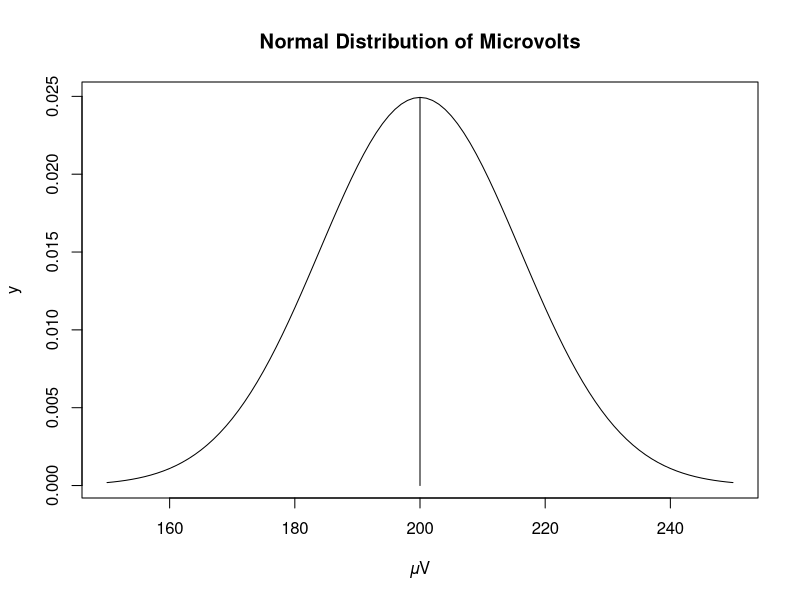
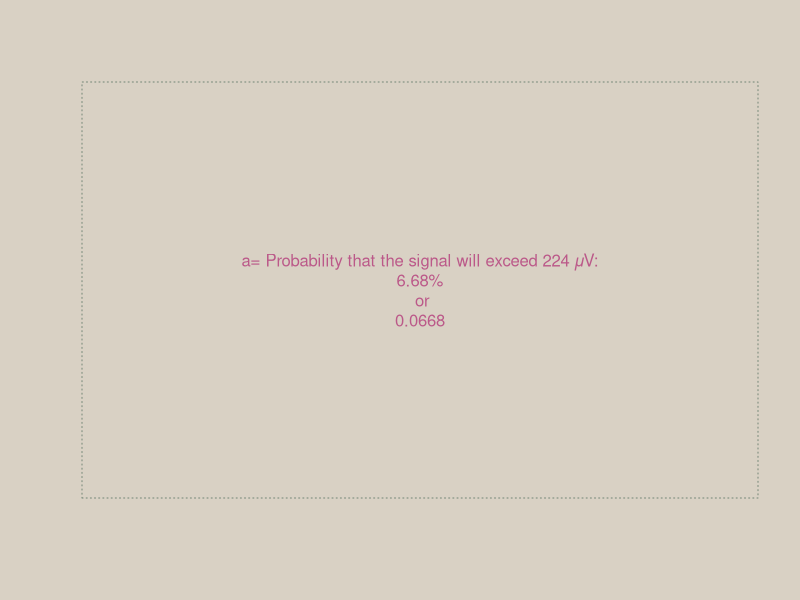
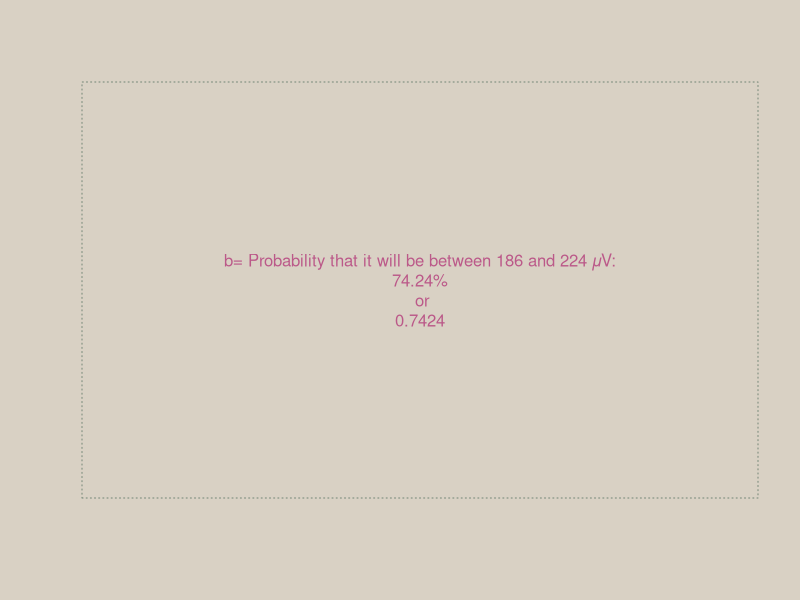
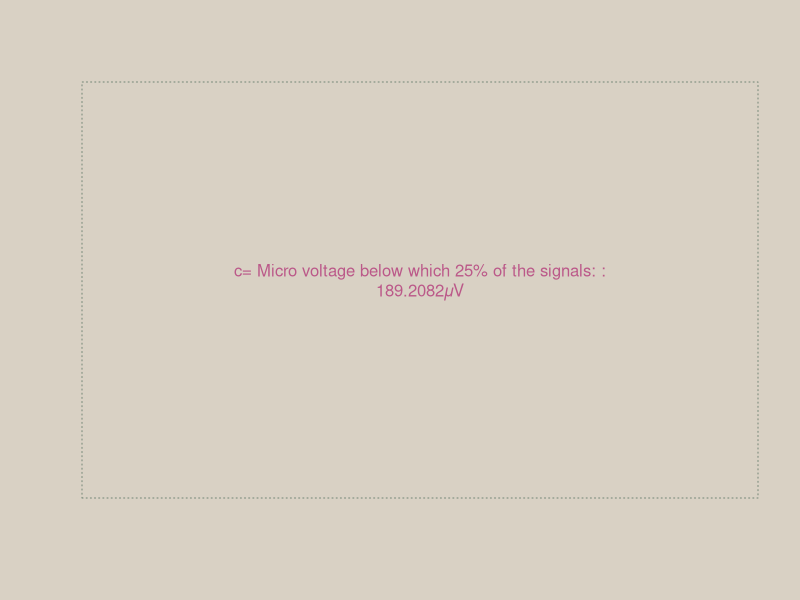
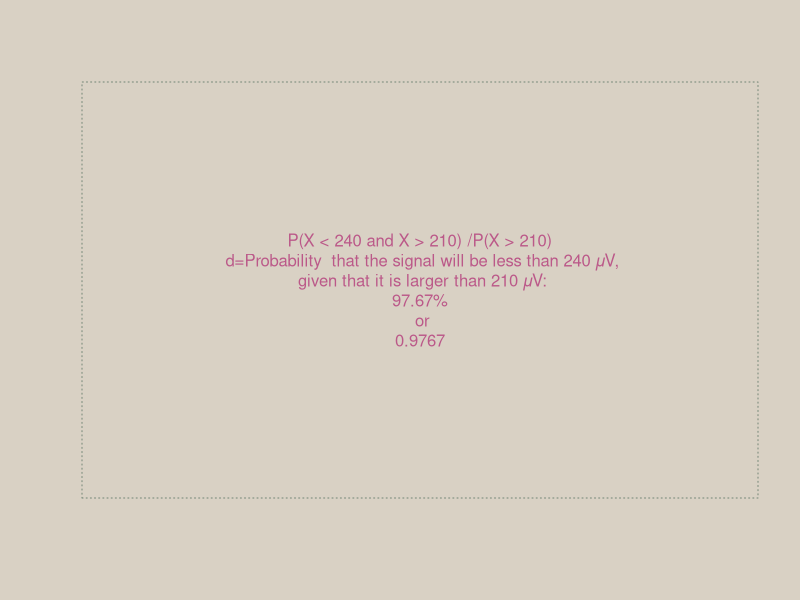
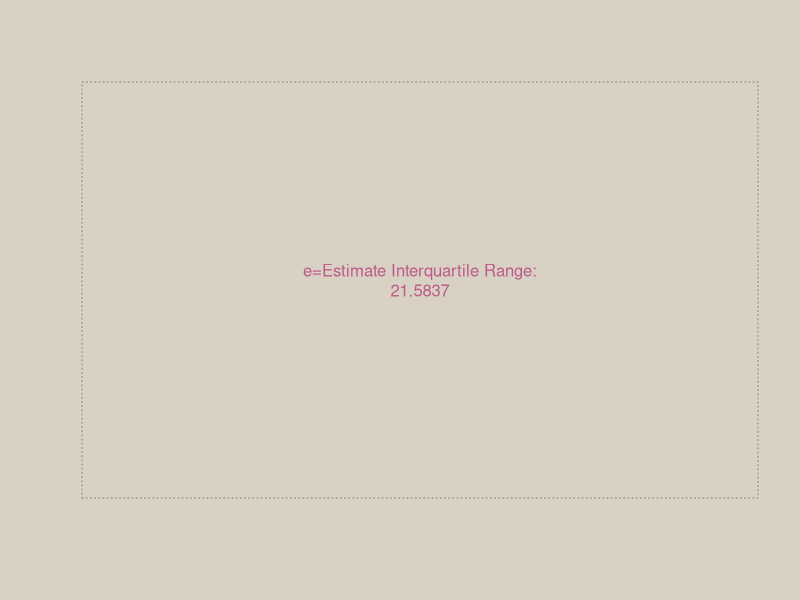
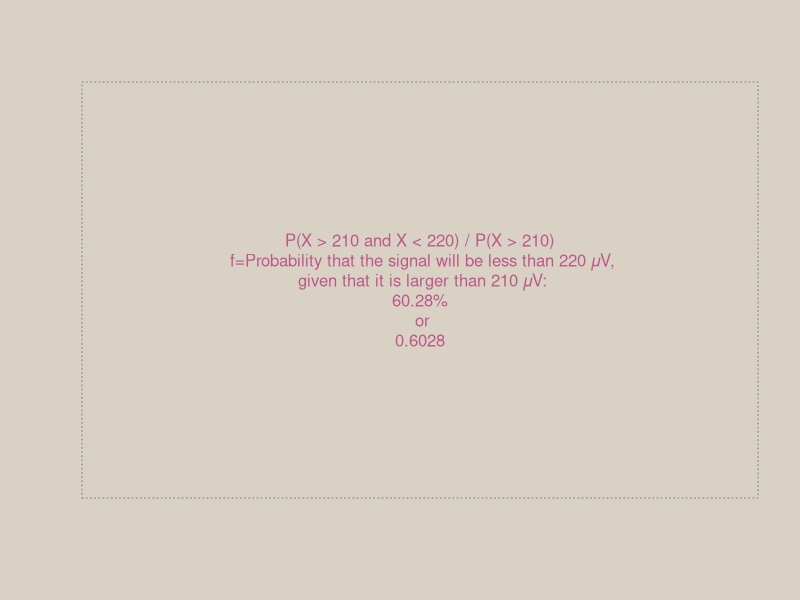
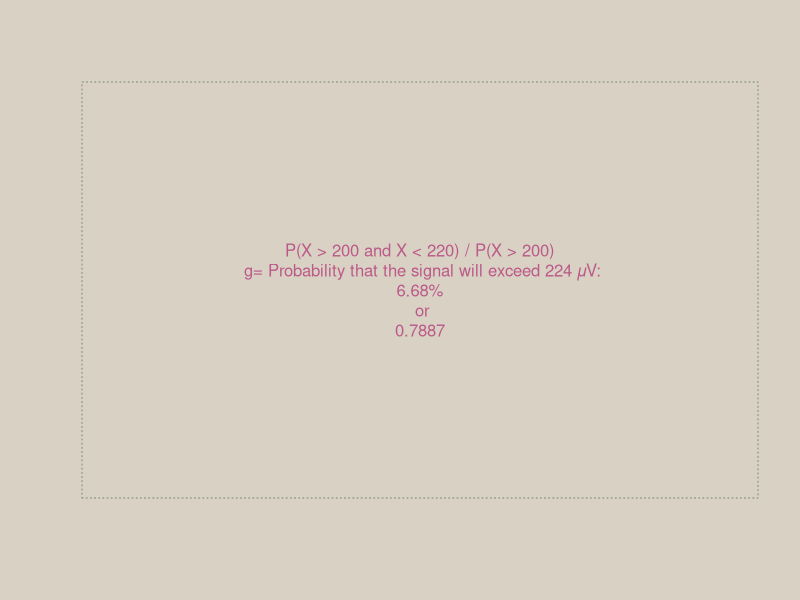

Here is the R script that generated these plots, in order:
## ---- chunk 1


sd_prob1= sqrt(256)
mean_prob1=200

curve(dnorm(x, mean_prob1,sd_prob1 ), 150, 250, xlab = "𝜇V", ylab = "y", main = "Normal Distribution of Microvolts")
x <- qnorm(0.5, mean_prob1, sd_prob1)
lines(c(x, x), c(0, dnorm(x, mean_prob1, sd_prob1)))
## ---- chunk 2
no1A<- 1 - pnorm(224, mean_prob1, sd_prob1)
cat("Probability that the signal will exceed 224 𝜇V: ", no1A, "\n")


## ---- chunk 3
par(bg = "#d9d1c4")
plot(0, type="n", xlim=c(0,1), ylim=c(0,1), xlab="", ylab="", axes=FALSE)
text(x=0.5, y=0.5, labels=paste0("a= Probability that the signal will exceed 224 𝜇V:\n", (round(no1A, 4)*100),"%\n or\n",
                                 round(no1A, 4)), col="#bb5989", cex=1)
box(col="#778979", lty="dotted")
## ---- chunk 4
no1B <- pnorm(224, mean_prob1, sd_prob1) - pnorm(186, mean_prob1, sd_prob1)
cat("Probability that it will be between 186 and 224 𝜇V: ", no1B, "\n")



## ---- chunk 5
par(bg = "#d9d1c4")
plot(0, type="n", xlim=c(0,1), ylim=c(0,1), xlab="", ylab="", axes=FALSE)
text(x=0.5, y=0.5, labels=paste0("b= Probability that it will be between 186 and 224 𝜇V:\n", (round(no1B, 4)*100),"%\n or\n",
                                 round(no1B, 4)), col="#bb5989", cex=1)
box(col="#778979", lty="dotted")
## ---- chunk 6
no1C <- qnorm(0.25, mean_prob1, sd_prob1)

cat("Micro voltage below which 25% of the signals: ", no1C, "𝜇V\n")


## ---- chunk 7
par(bg = "#d9d1c4")
plot(0, type="n", xlim=c(0,1), ylim=c(0,1), xlab="", ylab="", axes=FALSE)
text(x=0.5, y=0.5, labels=paste0("c= Micro voltage below which 25% of the signals: :\n", (round(no1C, 4)),"𝜇V\n"), col="#bb5989", cex=1)
box(col="#778979", lty="dotted")

## ---- chunk 8

PofX_240_210 <- (pnorm(240, mean_prob1, sd_prob1) -   pnorm(210, mean_prob1, sd_prob1) )
PofX_210 <- (1-pnorm(210, mean_prob1, sd_prob1))

no1D <- PofX_240_210 / PofX_210

cat("Probability  that the signal will be less than 240 𝜇V, given that it is larger than 210 𝜇V: ", no1D, "𝜇V\n")


## ---- chunk 9
par(bg = "#d9d1c4")
plot(0, type="n", xlim=c(0,1), ylim=c(0,1), xlab="", ylab="", axes=FALSE)
text(x=0.5, y=0.5, labels=paste0("P(X < 240 and X > 210) /P(X > 210)\n d=Probability  that the signal will be less than 240 𝜇V,\n given that it is larger than 210 𝜇V:\n", (round(no1D, 4)*100),"%\n or\n",
                                 round(no1D, 4)), col="#bb5989", cex=1)
box(col="#778979", lty="dotted")
## ---- chunk 10
no1E <- qnorm(0.75, mean_prob1, sd_prob1) - no1C
cat("Estimate Interquartile Range: ", no1E, "𝜇V\n")



## ---- chunk 11
par(bg = "#d9d1c4")
plot(0, type="n", xlim=c(0,1), ylim=c(0,1), xlab="", ylab="", axes=FALSE)
text(x=0.5, y=0.5, labels=paste0("e=Estimate Interquartile Range:\n", (round(no1E, 4)),"\n"), col="#bb5989", cex=1)
box(col="#778979", lty="dotted")
## ---- chunk 12




PofX_210_220 <- (pnorm(220, mean_prob1,sd_prob1) - pnorm(210, mean_prob1, sd_prob1))
PofX_210 <- (1-pnorm(210, mean_prob1, sd_prob1))

no1F <- PofX_210_220 / PofX_210

cat("Probability that the signal will be less than 220 𝜇V, given that it is larger than 210 𝜇V: ", no1F, "𝜇V\n")

## ---- chunk 13
par(bg = "#d9d1c4")
plot(0, type="n", xlim=c(0,1), ylim=c(0,1), xlab="", ylab="", axes=FALSE)
text(x=0.5, y=0.5, labels=paste0("P(X > 210 and X < 220) / P(X > 210)\n f=Probability that the signal will be less than 220 𝜇V,\n given that it is larger than 210 𝜇V:\n", (round(no1F, 4)*100),"%\n or\n",
                                 round(no1F, 4)), col="#bb5989", cex=1)
box(col="#778979", lty="dotted")
## ---- chunk 14


PofX_200_220 <- (pnorm(220, mean_prob1,sd_prob1) - pnorm(200, mean_prob1, sd_prob1))
PofX_200 <- (1-pnorm(200, mean_prob1, sd_prob1))

no1G <- PofX_200_220 / PofX_200


cat("Probability that is in fact greater than 220 𝜇V, given we received signal is greater than 200 𝜇V ", no1G, "𝜇V\n")

## ---- chunk 15
par(bg = "#d9d1c4")
plot(0, type="n", xlim=c(0,1), ylim=c(0,1), xlab="", ylab="", axes=FALSE)
text(x=0.5, y=0.5, labels=paste0("P(X > 200 and X < 220) / P(X > 200)\n g= Probability that the signal will exceed 224 𝜇V:\n", (round(no1A, 4)*100),"%\n or\n",
                                 round(no1G, 4)), col="#bb5989", cex=1)
box(col="#778979", lty="dotted")
## ---- chunk 16

mean_prob2 <- 25
sd_prob2 <- sqrt(144)

initial <- qnorm(0.025, mean_prob2, sd_prob2) 
final <- qnorm(0.975, mean_prob2, sd_prob2) 


# Print the confidence interval
cat("Bounds which will include 95% of the downtime of all the customers: (", round(initial, 2), ", ", round(final, 2), ")\n")

cat("Wherein,", round(initial, 2), " is the Inial bound located at 2.5% percentile and  ", round(final, 2), "is the final bound located at 97.5% of z-score.\n")



## ---- chunk 17


par(bg = "#d9d1c4")
plot(0, type="n", xlim=c(0,1), ylim=c(0,1), xlab="", ylab="", axes=FALSE)
text(x=0.5, y=0.5, labels=paste0("Wherein,", round(initial, 2), " is the Inial bound located\n at 2.5% percentile and  ", round(final, 2), " is the final bound located \nat 97.5% of z-score.\n"), col="#bb5989", cex=1)
box(col="#778979", lty="dotted")
## ---- chunk 18


no2B <- qnorm(0.9, mean_prob2, sd_prob2) 
no2B
cat("The bound above which 10% of the downtime is included :", round(no2B, 4), "minutes\n")




## ---- chunk 19
par(bg = "#d9d1c4")
plot(0, type="n", xlim=c(0,1), ylim=c(0,1), xlab="", ylab="", axes=FALSE)
text(x=0.5, y=0.5, labels=paste0("The bound above which 10% of the downtime is included :", round(no2B, 4), "minutes\n"), col="#bb5989", cex=1)
box(col="#778979", lty="dotted")

